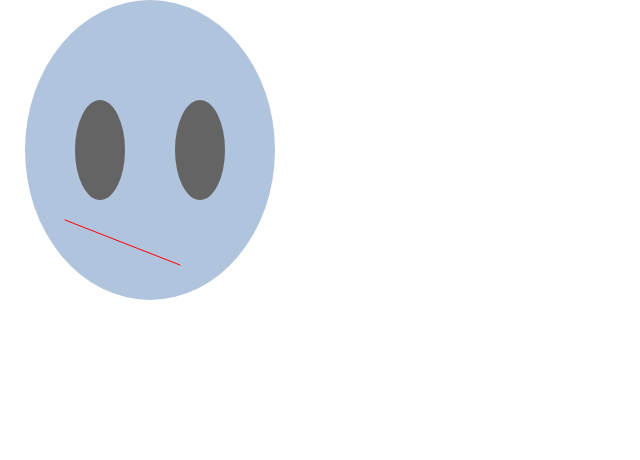
Frame 1 (no input)
Frame 60 (no input): identical to frame 1, image omitted
Frame 120 (the mouse pressed at the canvas centre since frame 60): identical to frame 1, image omitted

The p5.js sketch that drew this single still picture (run headless with seeded random() and noise() and a simulated clock; from frame 60 on, the mouse is pressed at the canvas centre):

// p5.js sketch
// ── sketch.js
function setup() {
	createCanvas(640, 460);
}

function draw() {
	background("white");

	noStroke();
	fill("LightSteelBlue");
	ellipse(150, 150, 250, 300);

	fill(100);
	ellipse(100, 150, 50, 100);
	
	fill(100);
	ellipse(200, 150, 50, 100);

	stroke("red");
	line(180, 265, 65, 220)
}
// ── style.css
/* css */

/* global styles*/
ul {
	padding:0;
}
.link {
	font-size: 2em;
	padding: 0.25em 0;
	margin-right: 0.5em;
	display:inline;
}
h1{text-align: center;border: 3px solid:black
}
a {
	color: red;
}
a:hover {
	color: deeppink;
}
li a {
	color: steelblue;
	transition: color 500ms;
}

img {
	width: 100%;
	transition: width 1s;
}

/* home page */
#bar {
	background-color:aliceblue;
	font-family: sans-serif;
}
